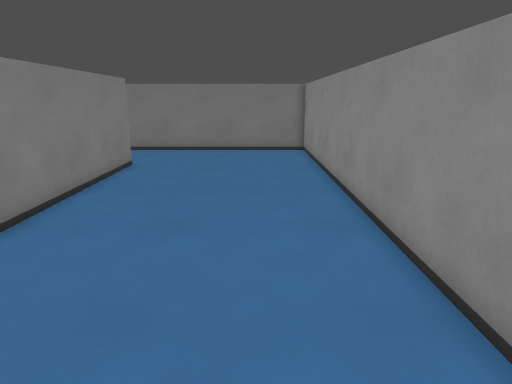
[1] (above)

16 first-person views from a walk through a Godot game level. The camera is 1.5 m above the floor, tilts 14° down and sees 70° across. The floor is counted in squares, 0.5 m on a side. Each view is taken from the middle of a square. On the plan, view 1 faces up. The plan holds only what a view shows up to about 20 squares ahead; the rest is blank. The place goes on beyond the plan.

[2]
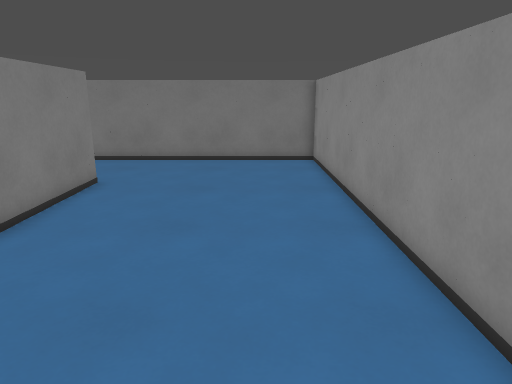

[3]
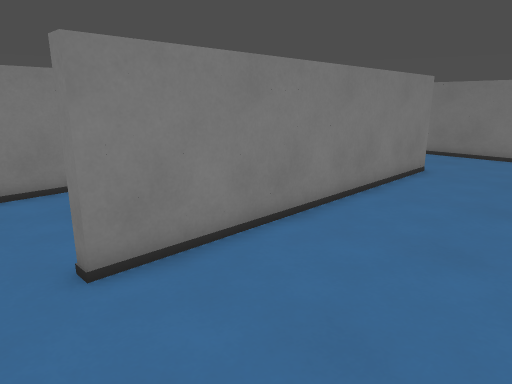

[4]
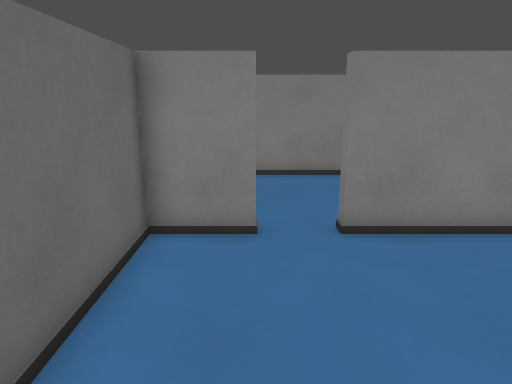

[5]
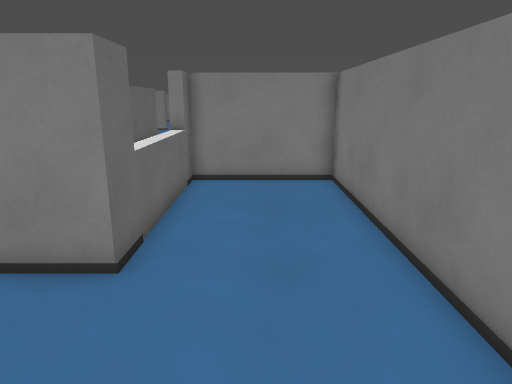

[6]
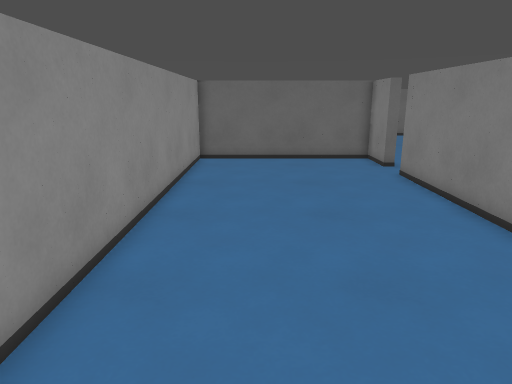

[7]
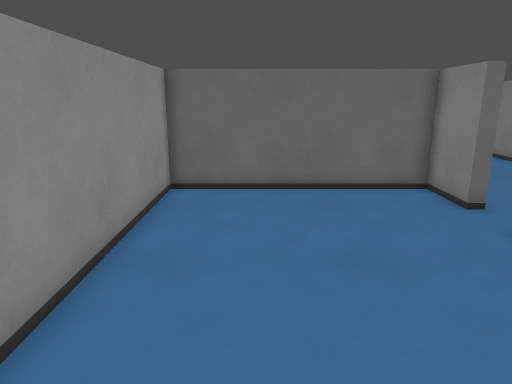

[8]
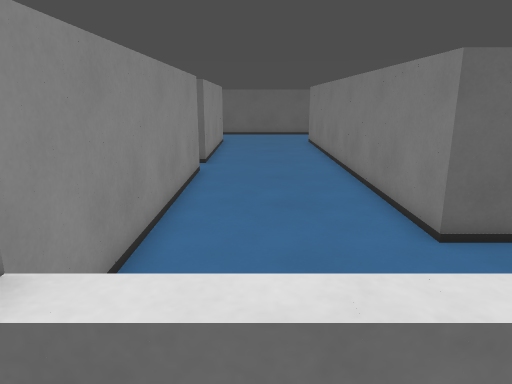

[9]
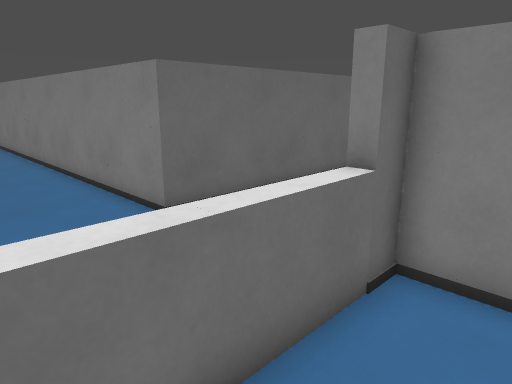

[10]
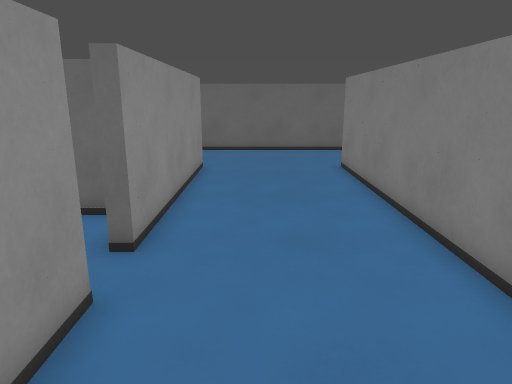

[11]
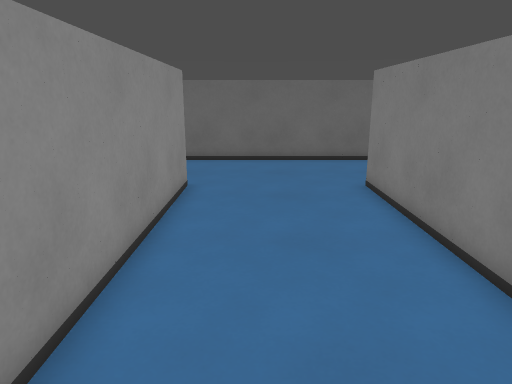

[12]
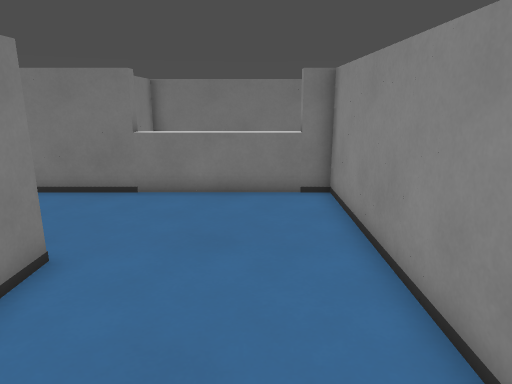

[13]
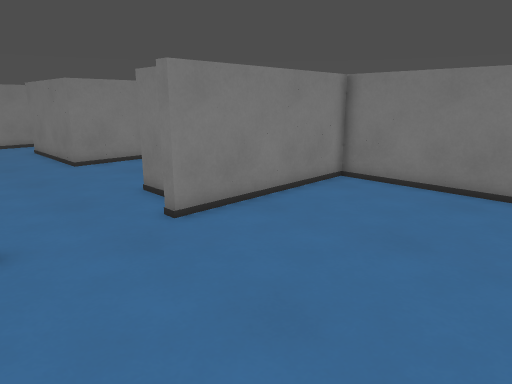

[14]
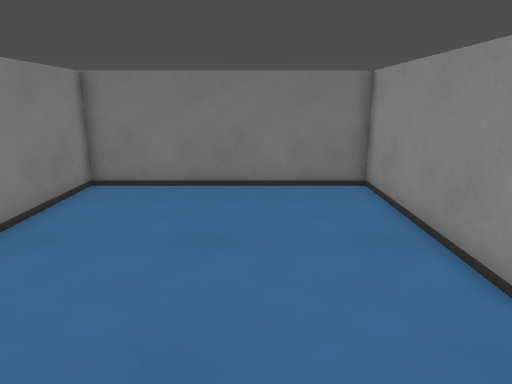

[15]
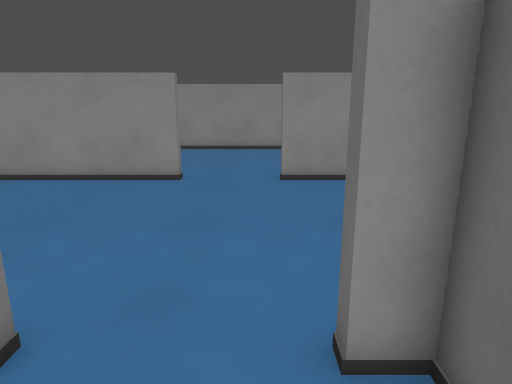

[16]
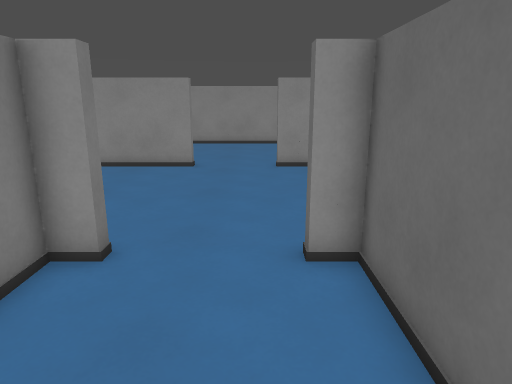

### Floor plan
Points are (right, up) in squares from view 1. A wall is a line through its corners. A room is listed if a view was taken in it or the views show most of it. See-through windows are left out.
Room 1 (views 1, 2, 3, 4, 5, 6, 7, 8, 9)
walls: (-6.5, 1) (-6, 1) (-6, -1.5) (3, -1.5) (3, 23) (-14, 23) (-14, 17.5) (-6, 17.5) (-6, 3) (-6.5, 3)
ways out: opening at (-6.5, 2) to room 2
Room 2 (views 10, 11, 12, 15, 16)
walls: (-6.5, 3) (-6.5, 17) (-16.4, 17); (-3.5, -10) (-3.5, -9) (-6.5, -9) (-6.5, 1); (-18.5, 11.5) (-13, 11.5) (-13, -9) (-18.2, -9); (-14.9, -15) (-3.5, -15) (-3.5, -14)
ways out: opening at (-6.5, 2) to room 1; opening at (-3.5, -12) to room 3
Room 3 (views 13, 14)
walls: (7.5, -10) (7, -10) (7, -2) (-3, -2) (-3, -10) (-3.5, -10); (-3.5, -14) (-3, -14); (7, -15.5) (7, -14) (7.5, -14)
ways out: opening at (-3.5, -12) to room 2

Positions as (right, up) in squares from view 1, and headings:
1: (0, 0), facing up
2: (0, 4), facing up
3: (0, 1), facing up-left
4: (2, 1), facing left
5: (0, 20), facing left
6: (0, 18), facing down
7: (0, 11), facing down
8: (-9, 19), facing down
9: (-8, 20), facing down-left
10: (-9, 8), facing down
11: (-9, 4), facing down
12: (-9, 5), facing up
13: (5, -15), facing up-left
14: (3, -15), facing up
15: (-7, -13), facing right
16: (-10, -13), facing right
